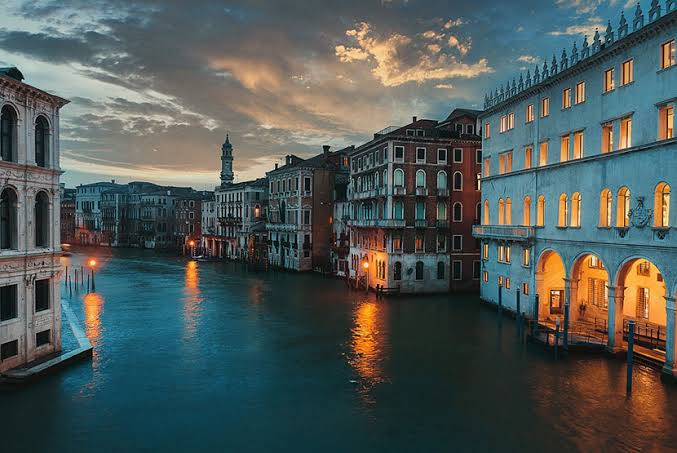
#> input picture Main_project/zerowatermark/uploads/1.jpeg, 677 x 453 px, found by its file name
$ jupyter execute Main_Project.ipynb
#> lines starting #> are read from the running program, lines starting #| are printed output that depends on the picture
[cell 1]
from PIL import Image
import cv2
import numpy as np
img = cv2.imread("E:/S4/Project/images/1.jpeg")
#> img is the input picture: shape (453, 677, 3); mean B, G, R 86.6, 88.7, 79.3
img1 = cv2.imread("E:/S4/Project/images/2.jpeg")
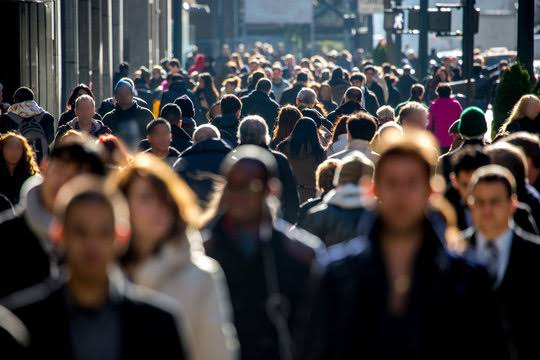
#> input picture Main_project/zerowatermark/uploads/2.jpeg, 540 x 360 px, found by its file name
#> img1 is the input picture: shape (360, 540, 3); mean B, G, R 65.1, 64.5, 68.2
img2 = cv2.imread("E:/S4/Project/images/3.jpeg")
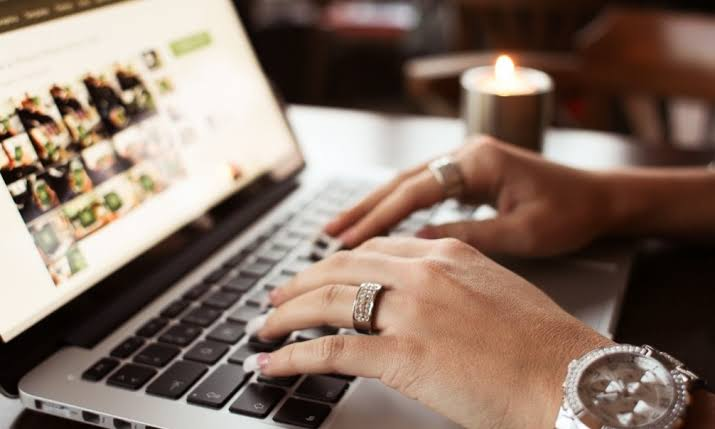
#> input picture Main_project/zerowatermark/uploads/3.jpeg, 715 x 429 px, found by its file name
#> img2 is the input picture: shape (429, 715, 3); mean B, G, R 102.9, 115.6, 136.3
img3 = cv2.imread("E:/S4/Project/images/4.jpeg")
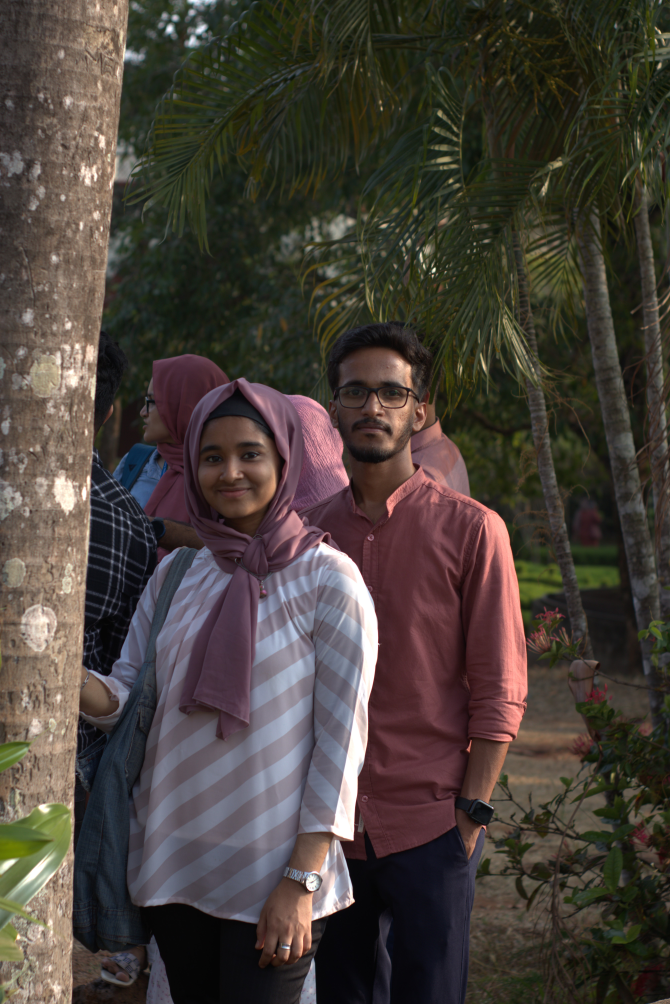
#> input picture images/4.jpeg, 4020 x 6024 px, found by its file name (shown at 1/6 size)
#> img3 is the input picture: shape (6024, 4020, 3); mean B, G, R 57.8, 64.3, 72.1
gray = cv2.cvtColor(img,cv2.COLOR_BGR2GRAY)
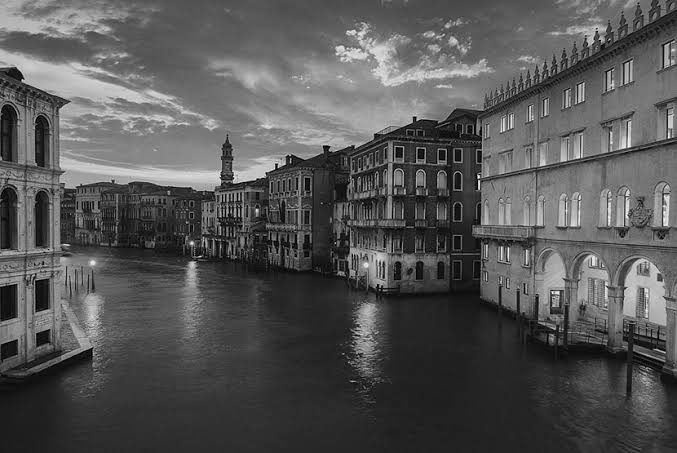
#> gray: shape (453, 677); min 0, max 252, mean 85.7
gray1 = cv2.cvtColor(img1,cv2.COLOR_BGR2GRAY)
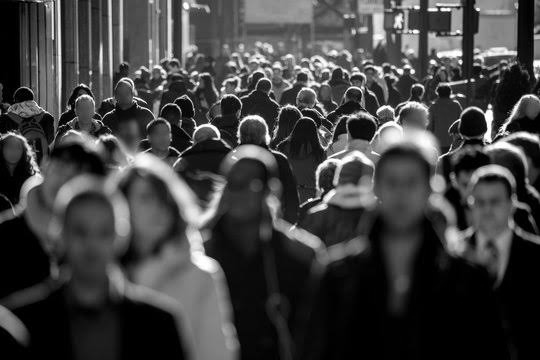
#> gray1: shape (360, 540); min 0, max 255, mean 65.7
gray2 = cv2.cvtColor(img2,cv2.COLOR_BGR2GRAY)
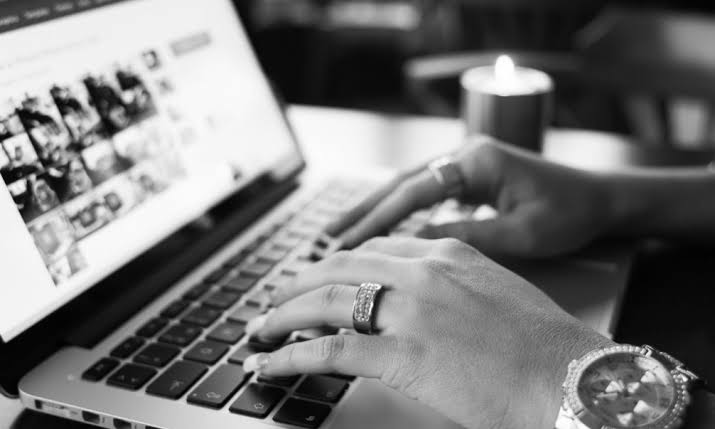
#> gray2: shape (429, 715); min 0, max 255, mean 120.3
gray3 = cv2.cvtColor(img3,cv2.COLOR_BGR2GRAY)
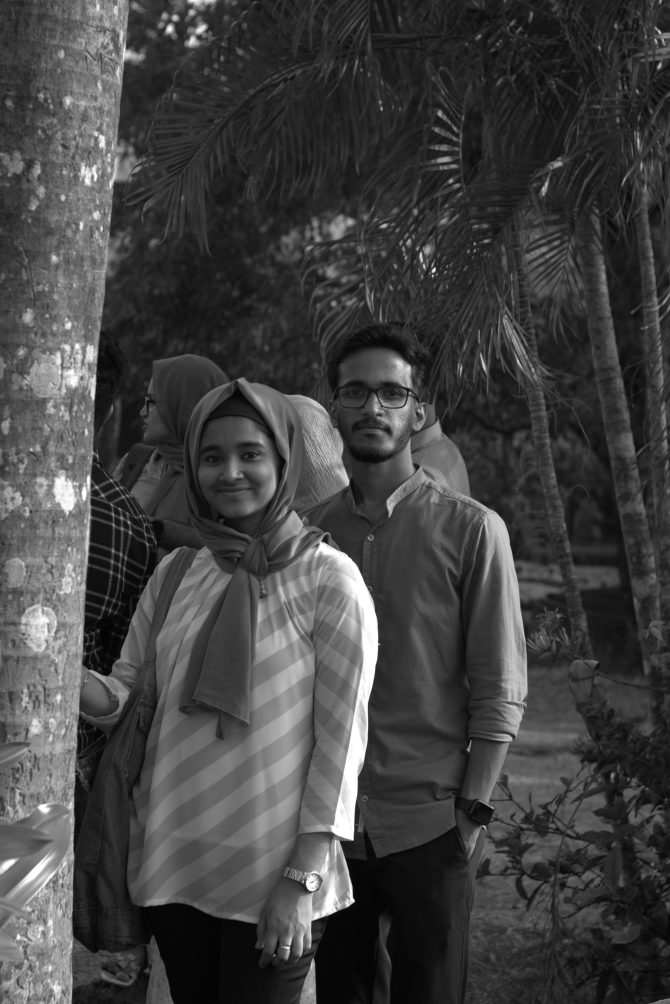
#> gray3: shape (6024, 4020) (shown at 1/6 size); min 2, max 255, mean 65.9
cv2.waitKey(0)
cv2.destroyAllWindows()
import matplotlib.pyplot as plt
resized = cv2.resize(gray,(70,50),interpolation=cv2.INTER_AREA)
resized1 = cv2.resize(gray1,(70,50),interpolation=cv2.INTER_AREA)
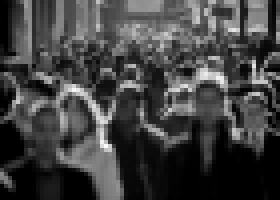
#> resized1: shape (50, 70) (shown 4 times larger); min 0, max 252, mean 65.7
resized2 = cv2.resize(gray2,(70,50),interpolation=cv2.INTER_AREA)
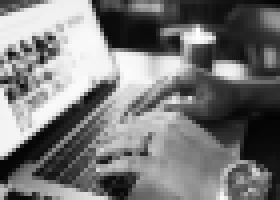
#> resized2: shape (50, 70) (shown 4 times larger); min 3, max 254, mean 120.3
resized3 = cv2.resize(gray3,(70,50),interpolation=cv2.INTER_AREA)
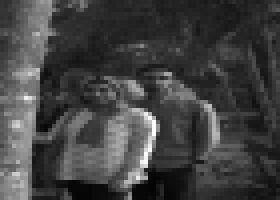
#> resized3: shape (50, 70) (shown 4 times larger); min 4, max 254, mean 65.9

Title = ["Resize","Resize1","Resize2","Resize3"]
images=[resized,resized1,resized2,resized3]
count=4
for i in range(count):
    plt.subplot(2,2,i+1)
    plt.title(Title[i])
    plt.imshow(images[i])
    plt.show()
